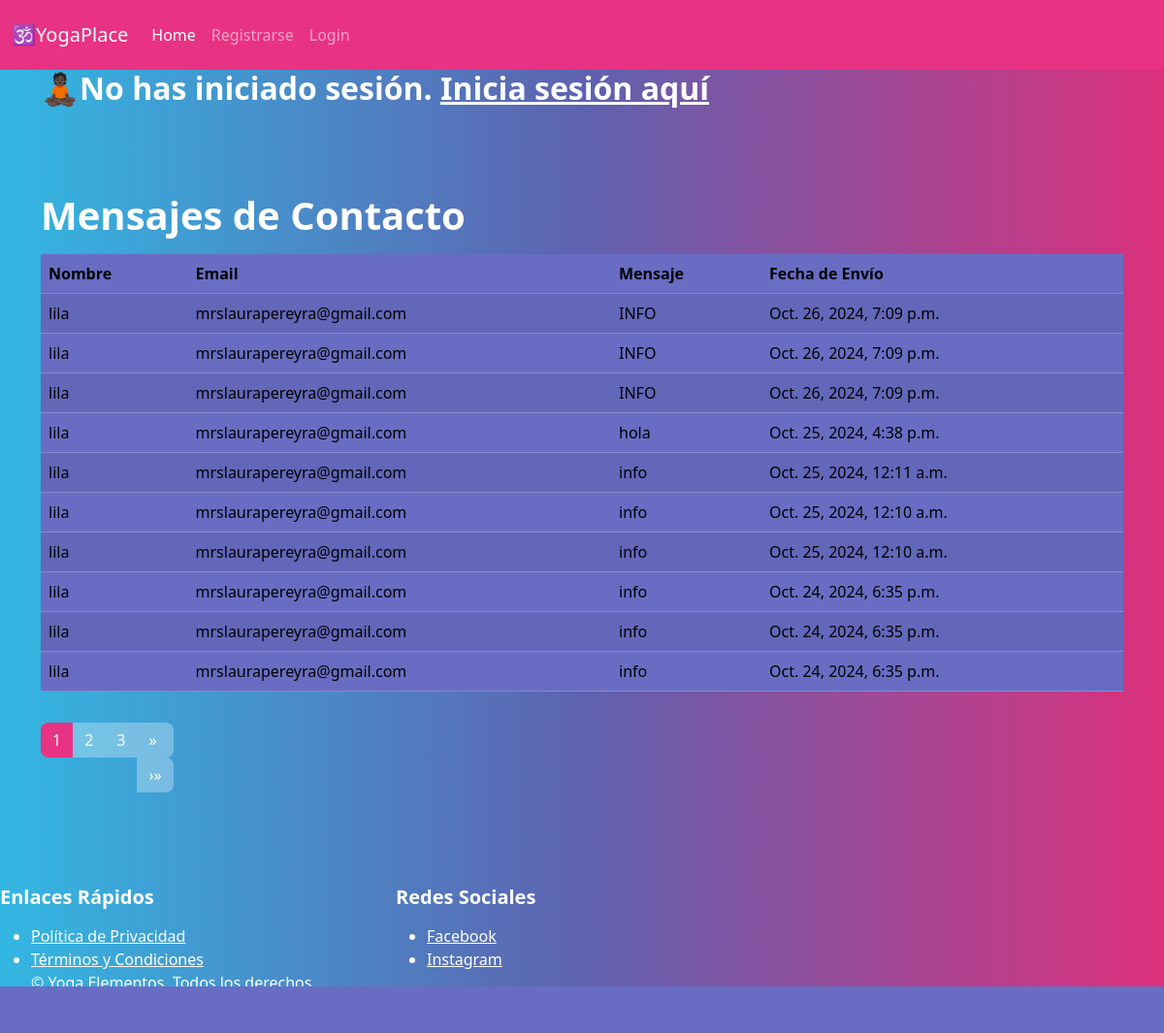
/mensajes/, run on the app's committed database.
### App/models.py (models this page shows, shortened)
class MensajeContacto(models.Model):
    nombre = models.CharField(max_length=100)
    email = models.EmailField()
    mensaje =  models.TextField()
    fecha_envio =  models.DateTimeField(default=timezone.now)

### App/views.py (the view)
# urls.py: path('mensajes/', views.listar_mensajes, name='listar_mensajes'),
def listar_mensajes(request):
    mensajes = MensajeContacto.objects.all().order_by('-fecha_envio')
    paginator = Paginator(mensajes, 10)
    page_number = request.GET.get('page')
    page_obj = paginator.get_page(page_number)
    return render(request, 'App/lista_mensajes.html', {'page_obj': page_obj})

### App/Templates/App/lista_mensajes.html (shortened to what this page needs)
{% extends 'App/base.html' %}
{% load  static %}
{% block codigoDinamico %}
    <div class="container">
         <h1>Mensajes de Contacto</h1>
         <table class="table table-striped">
             <thead>
                 <tr>
                     <th>Nombre</th>
                     <th>Email</th>
                     <th>Mensaje</th>
                     <th>Fecha de Envío</th>
                 </tr>
             </thead>
             <tbody>
                 {% for mensaje in page_obj %}
                 <tr>
                     <td>{{ mensaje.nombre }}</td>
                     <td>{{ mensaje.email }}</td>
                     <td>{{ mensaje.mensaje }}</td>
                     <td>{{ mensaje.fecha_envio }}</td>
                 </tr>
                 {% empty %}
                 <tr>
                     <td colspan="4">No hay mensajes disponibles.</td>
                 </tr>
                 {% endfor %}
             </tbody>
         </table>
         <nav aria-label="Page navigation">
             <ul class="pagination">
                 {% for num in page_obj.paginator.page_range %}
                     {% if page_obj.number == num %}
                     <li class="page-item active"><span class="page-link">{{num }}</span></li>
                     {% else %}
                     <li class="page-item"><a class="page-link" href="?page={{ num}}">{{num}}</a></li>
                     {% endif %}
                 {% endfor %}
                 {% if page_obj.has_next %}
                 <li class="page-item">
                     <a class="page-link" href="?page={{page_obj.next_page_number }}" aria-label="Next">
                         <span aria-hidden="true">&raquo;</span>
                     </a>
                     <a class="page-link" href="?page={{ page_obj.paginator.num_pages }}" aria-label="Last">
                         <span aria-hidden="true">&rsaquo;&raquo;</span>
                     </a>
                 </li>
                 {% endif %}
             </ul>
         </nav>
     </div>
 {% endblock  %}

### App/Templates/App/base.html (shortened to what this page needs)
{% load static %}
<!DOCTYPE html>
<html lang="en">
<head>
    <link href="https://bootswatch.com/5/quartz/bootstrap.min.css" rel="stylesheet"/>
    <link href="{% static 'App/styles.css' %}" rel="stylesheet" />
    <link href="{% static 'App/bootstrap.css' %}" rel="stylesheet" />
</head>
<body>
    <nav class="navbar navbar-expand-lg bg-primary" data-bs-theme="dark">
        <div class="container-fluid">
          <a class="navbar-brand" href="#">🕉️YogaPlace</a>
          <div class="collapse navbar-collapse" id="navbarColor01">
            <ul class="navbar-nav me-auto">
              <li class="nav-item">
                <a class="nav-link active" href="{% url 'Home' %}">Home
                </a>
              </li>
              <li class="nav-item">
                <a class="nav-link" href="{% url 'Registro' %}">Registrarse</a>
                </li>
                {% if request.user.is_authenticated %}
                <li class="nav-item">
                  <a class="nav-link" href="{% url 'Productos' %}">Productos</a>
                </li>
                <li class="nav-item">
                  <a class="nav-link" href="{% url 'Usuarios' %}">Usuarios</a>
                </li>
                <li class="nav-item">
                  <a class="nav-link" href="{% url 'Ventas_detalles' %}">Ventas_detalles</a>
                </li>
                <li class="nav-item">
                  <a class="nav-link" href="{% url 'logout' %}">Logout</a>
                </li>
                {% else %}
                <li class="nav-item">
                  <a class="nav-link" href="{% url 'login' %}">Login</a>
                </li>
                {% endif %}
              </ul>
            </div>
          </div>
        </nav>
        <div class="container">
        {% if request.user.is_authenticated %}
        <h2> Hola, {{user.username}}!</h2>
             <a href="{% url 'logout' %}">Cerrar sesión</a>
             {% else %}
                 <h2>🧘🏿No has iniciado sesión. <a href="{% url 'login' %}">Inicia sesión aquí</a>
             {% endif %}
                </div><br> <br> <br>
              {% block codigoDinamico %}
              {% endblock %}
<footer class="mt-5">
  <div class="row">
    <div class="col-md-4">
        <h5>Enlaces Rápidos</h5>
        <ul>
            <li><a href="{% url 'privacy_policy' %}">Política de Privacidad</a></li>
            <li><a href="{% url 'terms_conditions' %}">Términos y Condiciones</a></li>
            <p>&copy;  Yoga Elementos. Todos los derechos reservados. ® by Laura Pereyra</p>
        </ul>
    </div>
    <div class="col-md-4">
        <h5>Redes Sociales</h5>
        <ul>
            <li><a href="#">Facebook</a></li>
            <li><a href="#">Instagram</a></li>
        </ul>
    </div>
</div>
</footer>
</body>
</html>

### data on the page
MensajeContacto: nombre "lila", email "mrslaurapereyra@gmail.com", mensaje "INFO", fecha_envio "Oct. 26, 2024, 7:09 p.m."
MensajeContacto: nombre "lila", email "mrslaurapereyra@gmail.com", mensaje "INFO", fecha_envio "Oct. 26, 2024, 7:09 p.m."
MensajeContacto: nombre "lila", email "mrslaurapereyra@gmail.com", mensaje "INFO", fecha_envio "Oct. 26, 2024, 7:09 p.m."
MensajeContacto: nombre "lila", email "mrslaurapereyra@gmail.com", mensaje "hola", fecha_envio "Oct. 25, 2024, 4:38 p.m."
MensajeContacto: nombre "lila", email "mrslaurapereyra@gmail.com", mensaje "info", fecha_envio "Oct. 25, 2024, 12:11 a.m."
MensajeContacto: nombre "lila", email "mrslaurapereyra@gmail.com", mensaje "info", fecha_envio "Oct. 25, 2024, 12:10 a.m."
MensajeContacto: nombre "lila", email "mrslaurapereyra@gmail.com", mensaje "info", fecha_envio "Oct. 25, 2024, 12:10 a.m."
MensajeContacto: nombre "lila", email "mrslaurapereyra@gmail.com", mensaje "info", fecha_envio "Oct. 24, 2024, 6:35 p.m."
MensajeContacto: nombre "lila", email "mrslaurapereyra@gmail.com", mensaje "info", fecha_envio "Oct. 24, 2024, 6:35 p.m."
MensajeContacto: nombre "lila", email "mrslaurapereyra@gmail.com", mensaje "info", fecha_envio "Oct. 24, 2024, 6:35 p.m."

### other printed values
{{ num }} "1"
{{ num }} "2" "3"
